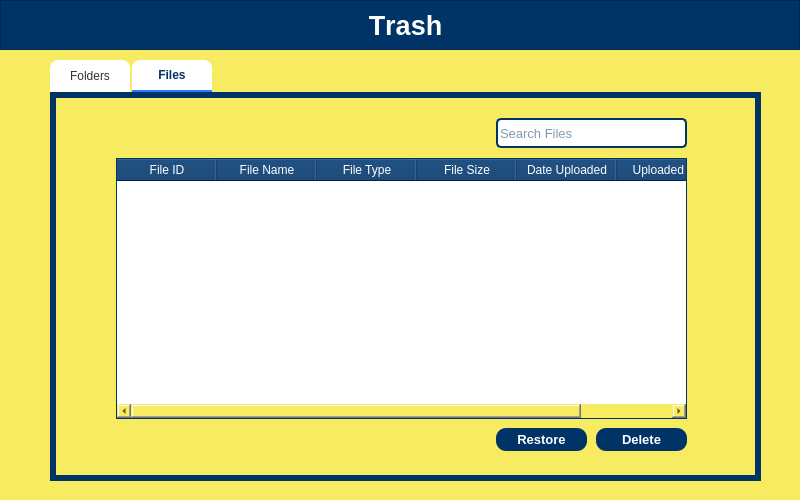
<?xml version="1.0" encoding="UTF-8"?>
<ui version="4.0">
 <class>Dialog</class>
 <widget class="QDialog" name="Dialog">
  <property name="geometry">
   <rect>
    <x>0</x>
    <y>0</y>
    <width>800</width>
    <height>500</height>
   </rect>
  </property>
  <property name="windowTitle">
   <string>Dialog</string>
  </property>
  <property name="styleSheet">
   <string notr="true">background-color: rgb(246, 235, 97);</string>
  </property>
  <widget class="QFrame" name="frame">
   <property name="geometry">
    <rect>
     <x>0</x>
     <y>0</y>
     <width>800</width>
     <height>50</height>
    </rect>
   </property>
   <property name="styleSheet">
    <string notr="true">background-color: rgb(0, 51, 102);
color: white;</string>
   </property>
   <property name="frameShape">
    <enum>QFrame::StyledPanel</enum>
   </property>
   <property name="frameShadow">
    <enum>QFrame::Raised</enum>
   </property>
   <widget class="QLabel" name="label">
    <property name="geometry">
     <rect>
      <x>210</x>
      <y>10</y>
      <width>391</width>
      <height>31</height>
     </rect>
    </property>
    <property name="font">
     <font>
      <family>Arial</family>
      <pointsize>20</pointsize>
      <weight>75</weight>
      <bold>true</bold>
      <kerning>false</kerning>
     </font>
    </property>
    <property name="text">
     <string>Trash</string>
    </property>
    <property name="alignment">
     <set>Qt::AlignCenter</set>
    </property>
   </widget>
  </widget>
  <widget class="QTabWidget" name="tabWidget">
   <property name="geometry">
    <rect>
     <x>50</x>
     <y>60</y>
     <width>711</width>
     <height>421</height>
    </rect>
   </property>
   <property name="styleSheet">
    <string notr="true">QTabWidget::pane {
    border: 1px solid  rgb(0, 51, 102);
    padding: 5px;
    background:  rgb(0, 51, 102);
}

QTabBar::tab {
    background:  white;
    color: #333;
	width: 50px;
    padding: 8px 15px;
    border-top-left-radius: 8px;
    border-top-right-radius: 8px;
    margin-right: 2px;
}

QTabBar::tab:selected {
    background: #ffffff;
    color:  rgb(0, 51, 102);
    font-weight: bold;
    border-bottom: 2px solid  #2b7cff;
}

QTabBar::tab:hover {
    background: #d0d0d0;
}
</string>
   </property>
   <property name="currentIndex">
    <number>1</number>
   </property>
   <widget class="QWidget" name="Folder">
    <attribute name="title">
     <string>Folders</string>
    </attribute>
    <widget class="QTableWidget" name="tableWidget">
     <property name="geometry">
      <rect>
       <x>60</x>
       <y>60</y>
       <width>571</width>
       <height>261</height>
      </rect>
     </property>
     <property name="styleSheet">
      <string notr="true">QTableWidget {
    border: 1px solid  rgb(0, 51, 102);
    background-color: white;
    gridline-color: #dcdcdc;
}

QHeaderView::section {
    background-color: rgb(0, 51, 102);
    color: white;
    padding: 2px;
}

QTableWidget::item {
    font-size: 10px;
	padding-left: 2px;
}
</string>
     </property>
     <column>
      <property name="text">
       <string>Folder ID</string>
      </property>
     </column>
     <column>
      <property name="text">
       <string>Folder Name</string>
      </property>
     </column>
     <column>
      <property name="text">
       <string>Date Modified</string>
      </property>
     </column>
    </widget>
    <widget class="QPushButton" name="pushBtnTrashUser_3">
     <property name="geometry">
      <rect>
       <x>440</x>
       <y>330</y>
       <width>91</width>
       <height>23</height>
      </rect>
     </property>
     <property name="font">
      <font>
       <family>Arial</family>
       <pointsize>10</pointsize>
       <weight>75</weight>
       <bold>true</bold>
      </font>
     </property>
     <property name="styleSheet">
      <string notr="true">background-color: rgb(0, 51, 102);
color: white;
border-radius: 10px;</string>
     </property>
     <property name="text">
      <string>Restore</string>
     </property>
     <property name="checkable">
      <bool>false</bool>
     </property>
    </widget>
    <widget class="QPushButton" name="pushBtnTrashUser_4">
     <property name="geometry">
      <rect>
       <x>540</x>
       <y>330</y>
       <width>91</width>
       <height>23</height>
      </rect>
     </property>
     <property name="font">
      <font>
       <family>Arial</family>
       <pointsize>10</pointsize>
       <weight>75</weight>
       <bold>true</bold>
      </font>
     </property>
     <property name="styleSheet">
      <string notr="true">background-color: rgb(0, 51, 102);
color: white;
border-radius: 10px;</string>
     </property>
     <property name="text">
      <string>Delete</string>
     </property>
     <property name="checkable">
      <bool>false</bool>
     </property>
    </widget>
    <widget class="QLineEdit" name="lineEditSearchTrash">
     <property name="geometry">
      <rect>
       <x>440</x>
       <y>20</y>
       <width>191</width>
       <height>30</height>
      </rect>
     </property>
     <property name="font">
      <font>
       <family>Arial</family>
       <pointsize>10</pointsize>
      </font>
     </property>
     <property name="toolTipDuration">
      <number>-1</number>
     </property>
     <property name="styleSheet">
      <string notr="true">background-color: white;
color:  rgb(0, 51, 102);
border: 2px solid rgb(0, 51, 102);
border-radius: 5px;</string>
     </property>
     <property name="cursorPosition">
      <number>0</number>
     </property>
     <property name="alignment">
      <set>Qt::AlignLeading|Qt::AlignLeft|Qt::AlignVCenter</set>
     </property>
     <property name="placeholderText">
      <string>Search Folder</string>
     </property>
     <property name="cursorMoveStyle">
      <enum>Qt::LogicalMoveStyle</enum>
     </property>
     <property name="clearButtonEnabled">
      <bool>false</bool>
     </property>
    </widget>
   </widget>
   <widget class="QWidget" name="Files">
    <attribute name="title">
     <string>Files</string>
    </attribute>
    <widget class="QTableWidget" name="tableWidget_2">
     <property name="geometry">
      <rect>
       <x>60</x>
       <y>60</y>
       <width>571</width>
       <height>261</height>
      </rect>
     </property>
     <property name="styleSheet">
      <string notr="true">QTableWidget {
    border: 1px solid  rgb(0, 51, 102);
    background-color: white;
    gridline-color: #dcdcdc;
}

QHeaderView::section {
    background-color: rgb(0, 51, 102);
    color: white;
    padding: 2px;
}

QTableWidget::item {
    font-size: 10px;
	padding-left: 2px;
}
</string>
     </property>
     <column>
      <property name="text">
       <string>File ID</string>
      </property>
     </column>
     <column>
      <property name="text">
       <string>File Name</string>
      </property>
     </column>
     <column>
      <property name="text">
       <string>File Type</string>
      </property>
     </column>
     <column>
      <property name="text">
       <string>File Size</string>
      </property>
     </column>
     <column>
      <property name="text">
       <string>Date Uploaded</string>
      </property>
     </column>
     <column>
      <property name="text">
       <string>Uploaded By</string>
      </property>
     </column>
    </widget>
    <widget class="QLineEdit" name="lineEditSearchTrash_2">
     <property name="geometry">
      <rect>
       <x>440</x>
       <y>20</y>
       <width>191</width>
       <height>30</height>
      </rect>
     </property>
     <property name="font">
      <font>
       <family>Arial</family>
       <pointsize>10</pointsize>
      </font>
     </property>
     <property name="toolTipDuration">
      <number>-1</number>
     </property>
     <property name="styleSheet">
      <string notr="true">background-color: white;
color:  rgb(0, 51, 102);
border: 2px solid rgb(0, 51, 102);
border-radius: 5px;</string>
     </property>
     <property name="cursorPosition">
      <number>0</number>
     </property>
     <property name="alignment">
      <set>Qt::AlignLeading|Qt::AlignLeft|Qt::AlignVCenter</set>
     </property>
     <property name="placeholderText">
      <string>Search Files</string>
     </property>
     <property name="cursorMoveStyle">
      <enum>Qt::LogicalMoveStyle</enum>
     </property>
     <property name="clearButtonEnabled">
      <bool>false</bool>
     </property>
    </widget>
    <widget class="QPushButton" name="pushBtnTrashUser_5">
     <property name="geometry">
      <rect>
       <x>540</x>
       <y>330</y>
       <width>91</width>
       <height>23</height>
      </rect>
     </property>
     <property name="font">
      <font>
       <family>Arial</family>
       <pointsize>10</pointsize>
       <weight>75</weight>
       <bold>true</bold>
      </font>
     </property>
     <property name="styleSheet">
      <string notr="true">background-color: rgb(0, 51, 102);
color: white;
border-radius: 10px;</string>
     </property>
     <property name="text">
      <string>Delete</string>
     </property>
     <property name="checkable">
      <bool>false</bool>
     </property>
    </widget>
    <widget class="QPushButton" name="pushBtnTrashUser_6">
     <property name="geometry">
      <rect>
       <x>440</x>
       <y>330</y>
       <width>91</width>
       <height>23</height>
      </rect>
     </property>
     <property name="font">
      <font>
       <family>Arial</family>
       <pointsize>10</pointsize>
       <weight>75</weight>
       <bold>true</bold>
      </font>
     </property>
     <property name="styleSheet">
      <string notr="true">background-color: rgb(0, 51, 102);
color: white;
border-radius: 10px;</string>
     </property>
     <property name="text">
      <string>Restore</string>
     </property>
     <property name="checkable">
      <bool>false</bool>
     </property>
    </widget>
   </widget>
  </widget>
 </widget>
 <resources/>
 <connections/>
</ui>
